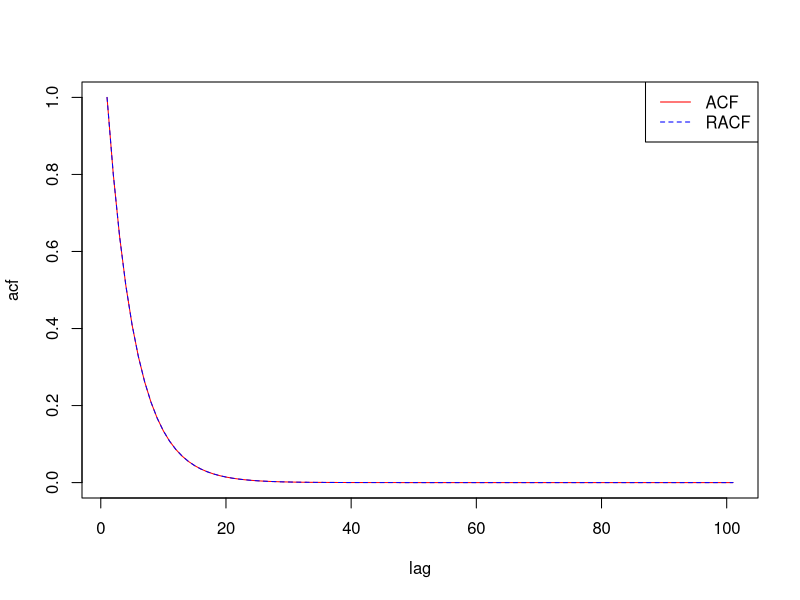

Write the R code that produced this figure.
## ---- chunk 1
# library(pomp)
library(knitr)
prefix <- "HW2"
opts_chunk$set(
progress=TRUE,
prompt=FALSE,tidy=FALSE,highlight=TRUE,
strip.white=TRUE,
warning=FALSE,
message=FALSE,
error=FALSE,
echo=TRUE,
cache=TRUE,
cache_extra=rand_seed,
results='markup',
fig.show='asis',
size='small',
fig.lp="fig:",
fig.path=paste0("figure/",prefix,"-"),
cache.path=paste0("cache/",prefix,"-"),
fig.pos="h!",
fig.align='center',
fig.height=4,fig.width=6.83,
dpi=300,
dev='png',
dev.args=list(bg='transparent')
)

set.seed(2050320976)
## ---- chunk 2
options(
keep.source=TRUE,
encoding="UTF-8"
)
## ---- chunk 3
set.seed(12345)
ar_coefs <- 0.8
phi <-ar_coefs
acf <- phi^(0:100)
Racf <- ARMAacf(ar=ar_coefs,lag.max=100)
all(abs(acf-Racf)<1e-6)
plot(acf,type="l", col='red', xlab ="lag")
lines(Racf, lty =2, col='blue')
legend("topright", legend = c("ACF", "RACF"), col = c("red","blue"), lty =c(1,2))
